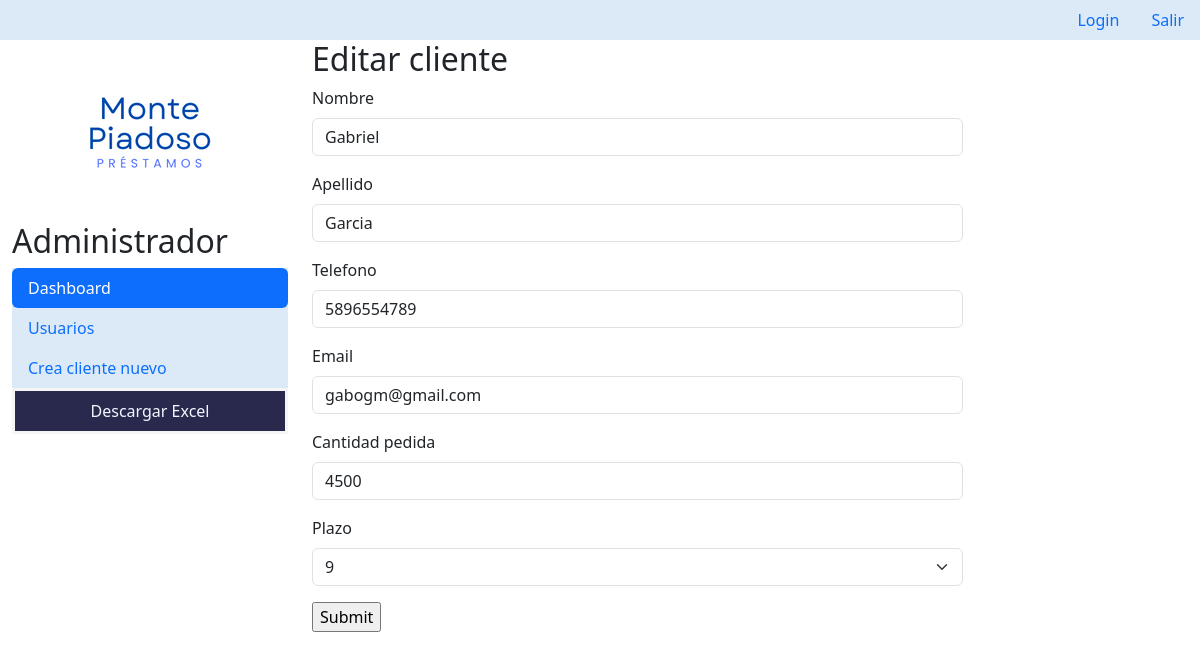
/cliente/update/7 (signed in), run on the app's committed database.
### montepiadoso/models.py (models this page shows, shortened)
class Cliente(models.Model):
    nombre = models.CharField(max_length=10)
    apellido = models.CharField(max_length=10)
    telefono = models.CharField(max_length=20)
    email = models.EmailField(max_length=50)
    fecha_inicio = models.DateField()
    cantidad_pedida = models.IntegerField()
    MESES_CHOICES = [
        ('3', 3),
        ('6', 6),
        ('9', 9)
    ]
    plazo = models.CharField(max_length=1, choices=MESES_CHOICES, default='3')
    total = models.DecimalField(max_digits=5, decimal_places=2,default=0.0)

### montepiadoso/views.py (the view)
# urls.py: path("cliente/update/<pk>", views.ClienteUpdate.as_view(), name="clienteupdate"),
class ClienteUpdate(LoginRequiredMixin, UpdateView):
  model = Cliente
  template_name = "montepiadoso/cliente_update_form.html"
  fields = ["nombre", "apellido", "telefono", "email", "cantidad_pedida", "plazo"]
  success_url = "/cliente/list"

### montepiadoso/templates/montepiadoso/cliente_update_form.html (shortened to what this page needs)
{% extends "montepiadoso/base.html" %}
{% load bootstrap5 %}
{% block content %}
<div class="row">
  <h2>Editar cliente</h2>
  <div class="col-sm-9 justify-content-center">
    <form action="" method="POST">
      {% bootstrap_form form %}
      <input type="submit" />
    </form>
  </div>
</div>
{% endblock %}

### data on the page
Cliente: nombre "Gabriel", apellido "Garcia", telefono "5896554789", email "gabogm@gmail.com", cantidad_pedida "4500", plazo "9"
